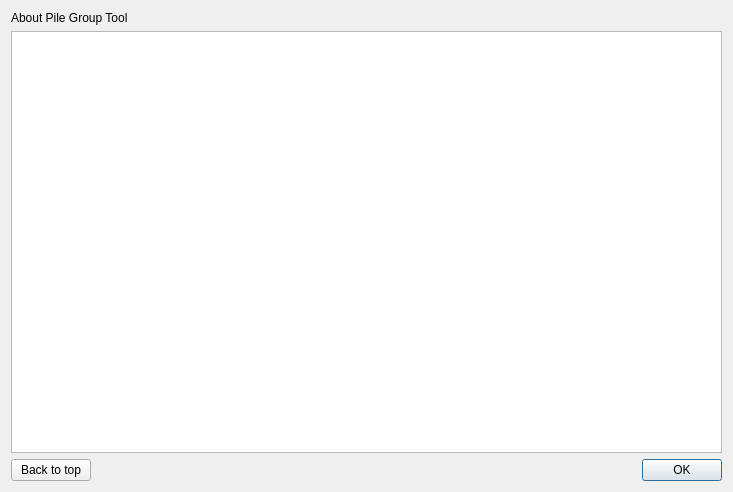
<?xml version="1.0" encoding="UTF-8"?>
<ui version="4.0">
 <class>DialogAbout</class>
 <widget class="QDialog" name="DialogAbout">
  <property name="geometry">
   <rect>
    <x>0</x>
    <y>0</y>
    <width>733</width>
    <height>492</height>
   </rect>
  </property>
  <property name="sizePolicy">
   <sizepolicy hsizetype="Preferred" vsizetype="Expanding">
    <horstretch>0</horstretch>
    <verstretch>0</verstretch>
   </sizepolicy>
  </property>
  <property name="windowTitle">
   <string>Dialog</string>
  </property>
  <layout class="QGridLayout" name="gridLayout">
   <item row="0" column="3">
    <widget class="QLabel" name="label">
     <property name="text">
      <string/>
     </property>
     <property name="pixmap">
      <pixmap resource="../qtpileresources.qrc">:/resources/NHERI-PGT-Icon.icns</pixmap>
     </property>
    </widget>
   </item>
   <item row="2" column="2" colspan="2">
    <widget class="QDialogButtonBox" name="buttonBox">
     <property name="layoutDirection">
      <enum>Qt::LeftToRight</enum>
     </property>
     <property name="orientation">
      <enum>Qt::Horizontal</enum>
     </property>
     <property name="standardButtons">
      <set>QDialogButtonBox::Ok</set>
     </property>
    </widget>
   </item>
   <item row="1" column="0" colspan="4">
    <widget class="QTextBrowser" name="textBrowser">
     <property name="sizePolicy">
      <sizepolicy hsizetype="Preferred" vsizetype="Expanding">
       <horstretch>0</horstretch>
       <verstretch>0</verstretch>
      </sizepolicy>
     </property>
     <property name="openExternalLinks">
      <bool>true</bool>
     </property>
    </widget>
   </item>
   <item row="2" column="0">
    <widget class="QPushButton" name="btn_backToTop">
     <property name="text">
      <string>Back to top</string>
     </property>
    </widget>
   </item>
   <item row="2" column="1">
    <spacer name="horizontalSpacer">
     <property name="orientation">
      <enum>Qt::Horizontal</enum>
     </property>
     <property name="sizeHint" stdset="0">
      <size>
       <width>40</width>
       <height>20</height>
      </size>
     </property>
    </spacer>
   </item>
   <item row="0" column="0" colspan="2">
    <widget class="QLabel" name="label_about">
     <property name="sizePolicy">
      <sizepolicy hsizetype="Expanding" vsizetype="Preferred">
       <horstretch>0</horstretch>
       <verstretch>0</verstretch>
      </sizepolicy>
     </property>
     <property name="text">
      <string>About Pile Group Tool</string>
     </property>
     <property name="alignment">
      <set>Qt::AlignBottom|Qt::AlignLeading|Qt::AlignLeft</set>
     </property>
    </widget>
   </item>
  </layout>
 </widget>
 <resources>
  <include location="../qtpileresources.qrc"/>
 </resources>
 <connections>
  <connection>
   <sender>buttonBox</sender>
   <signal>accepted()</signal>
   <receiver>DialogAbout</receiver>
   <slot>accept()</slot>
   <hints>
    <hint type="sourcelabel">
     <x>248</x>
     <y>254</y>
    </hint>
    <hint type="destinationlabel">
     <x>157</x>
     <y>274</y>
    </hint>
   </hints>
  </connection>
  <connection>
   <sender>buttonBox</sender>
   <signal>rejected()</signal>
   <receiver>DialogAbout</receiver>
   <slot>reject()</slot>
   <hints>
    <hint type="sourcelabel">
     <x>316</x>
     <y>260</y>
    </hint>
    <hint type="destinationlabel">
     <x>286</x>
     <y>274</y>
    </hint>
   </hints>
  </connection>
 </connections>
</ui>
